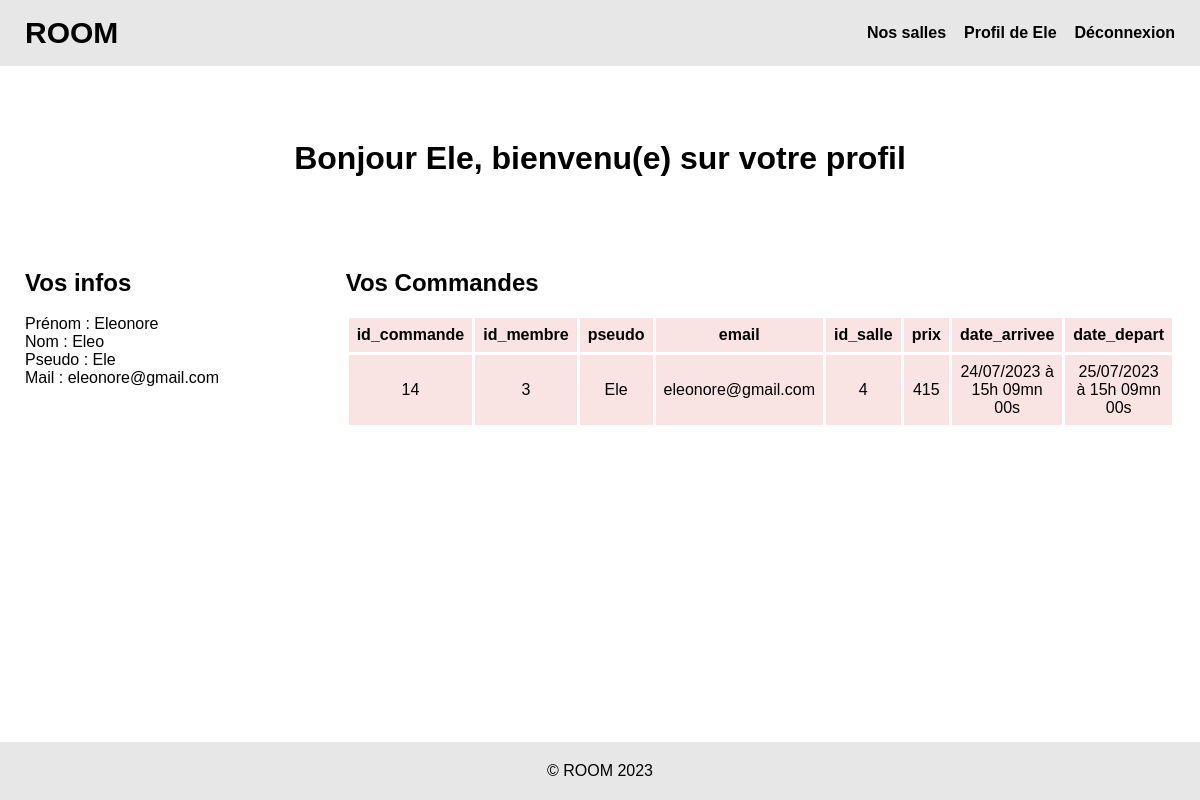
The page /profil.php (signed in) on the database its author committed.
### tables this page shows
CREATE TABLE IF NOT EXISTS `commande` (
  `id_commande` int NOT NULL AUTO_INCREMENT,
  `id_membre` int NOT NULL,
  `pseudo` varchar(200) NOT NULL,
  `email` varchar(250) NOT NULL,
  `id_salle` int NOT NULL,
  `prix` int NOT NULL,
  `date_arrivee` datetime NOT NULL,
  `date_depart` datetime NOT NULL,
  PRIMARY KEY (`id_commande`),
  KEY `id_membre` (`id_membre`),
  KEY `commande_ibfk_1` (`id_salle`)
);

### include/fonctions.php (called while the page is built, shortened)
<?php
function internauteConnecte(){
    if(!isset($_SESSION['user'])){
        return FALSE;
    }else{
        return TRUE;
    }
}
function internauteConnecteAdmin(){
    if(internauteConnecte() && $_SESSION['user']['statut'] == 1){
        return TRUE;
    }else{
        return FALSE;
    }
}

### profil.php (the view, shortened to what this page needs)
<?php
require_once('include/fonctions.php');
?>
<?php
require_once('include/header.php');
?>
        <div class="globalContainer">
            <main>
                <h1>
                    Bonjour <?= (internauteConnecteAdmin()) ?$_SESSION['user']['pseudo'] .  " vous êtes admin du site" : $_SESSION['user']['pseudo'] . ", bienvenu(e) sur votre profil" ?>
                </h1>
                <div class="containeProfil">
                    <div class="containeInfoProfil">
                        <h2>Vos infos</h2>
                        <ul>
                            <li>
                                Prénom : <?= $_SESSION['user']['prenom'] ?>
                            </li>
                            <li>
                                Nom : <?= $_SESSION['user']['nom'] ?>
                            </li>
                            <li>
                                Pseudo : <?= $_SESSION['user']['pseudo'] ?>
                            </li>
                            <li>
                                Mail : <?= $_SESSION['user']['email'] ?>
                            </li>
                        </ul>
                    </div>
                    <div class="containerCommande">
                        <h2>Vos Commandes</h2>
                        <?php
                            $id_m = $_SESSION['user']['id_membre'];
                            $queryUsers = $pdo->prepare("SELECT id_commande FROM commande WHERE id_membre = :id_membre");
                            $queryUsers->bindValue(':id_membre', $id_m, PDO::PARAM_INT);
                            $queryUsers->execute();
                        ?>
                        <?php if($queryUsers->rowCount() >= 1): ?>
                            <div class="table-container">
                                <table>
                                    <?php $afficheGestionCommande = $pdo->query("SELECT id_commande, id_membre, pseudo, email, id_salle, prix, DATE_FORMAT(date_arrivee, '%d/%m/%Y à %Hh %imn %ss')AS date_arrivee, DATE_FORMAT(date_depart, '%d/%m/%Y à %Hh %imn %ss')AS date_depart
                                    FROM commande
                                    ORDER BY id_commande");
                                    ?>
                                        <thead>
                                            <tr>
                                                <?php for ($i = 0; $i < $afficheGestionCommande->columnCount(); $i++) {
                                                    $colonne = $afficheGestionCommande->getColumnMeta($i);?>
                                                        <th><?= $colonne['name'] ?></th>
                                                <?php } ?>
                                            </tr>
                                        </thead>
                                        <tbody>
                                                <?php while ($commande = $afficheGestionCommande->fetch(PDO::FETCH_ASSOC)) : ?>
                                                    <tr>
                                                        <?php foreach ($commande as $value) : ?>
                                                            <?php if($commande['id_membre'] == $_SESSION['user']['id_membre']):?>
                                                                <td><?= $value ?></td>
                                                            <?php endif;?>
                                                        <?php endforeach; ?>
                                                    </tr>
                                                <?php endwhile;?>
                                        </tbody>
                                </table>
                            </div>
                        <?php else:?>
                            <p>Vous n'avez pas encore de commande</p>
                        <?php endif;?>
                    </div>
                </div>
            </main>
        </div>
<?php require_once('include/footer.php');?>

### css/style.css (style rules this page uses)
* { box-sizing: border-box; margin: 0; padding : 0; list-style: none; }
body { min-height: 100dvh; display: flex; flex-direction: column; justify-content: space-between; font-family: 'Gill Sans', 'Gill Sans MT', Calibri, 'Trebuchet MS', sans-serif; }
h1 { padding : 24px 0; text-align: center; margin: 30px 0 50px; }
h2 { padding : 18px 0; }
main { padding : 20px 25px; }
.globalContainer { display: flex; flex-direction: column; justify-content: space-between; flex:1; }

### css/profil.css (style rules this page uses)
.containeProfil { display: flex; max-width: 1200px; margin: auto; gap: 24px; }
.containeInfoProfil { flex:2; }
.containerCommande { flex: 3; }
.table-container { overflow-x:auto; width: 100%; }
table { width: 100%; border-collapse: collapse; background-color: rgb(249, 227, 227); }
th, td { padding: 8px; border: 3px solid #ffffff; border-radius: 4px; text-align: center; }

### rows shown on the page
commande: id_commande "14", id_membre "3", pseudo "Ele", email "eleonore@gmail.com", id_salle "4", prix "415", value "24/07/2023 à 15h 09mn 00s", value "25/07/2023 à 15h 09mn 00s"

### other values the page prints
$_SESSION['user']['pseudo'] "Ele"
$_SESSION['user']['prenom'] "Eleonore"
$_SESSION['user']['nom'] "Eleo"
$_SESSION['user']['email'] "eleonore@gmail.com"
$colonne['name'] "id_commande"
$colonne['name'] "id_membre"
$colonne['name'] "pseudo"
$colonne['name'] "email"
$colonne['name'] "id_salle"
$colonne['name'] "prix"
$colonne['name'] "date_arrivee"
$colonne['name'] "date_depart"
